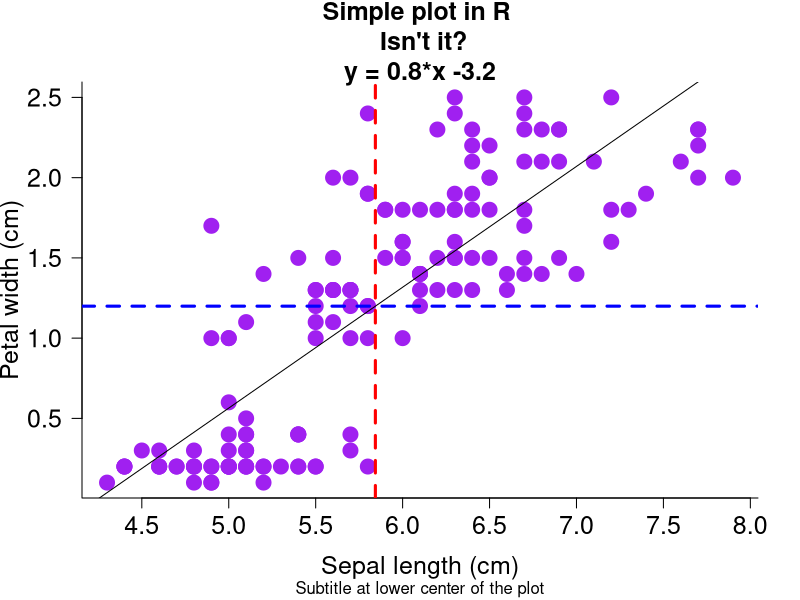
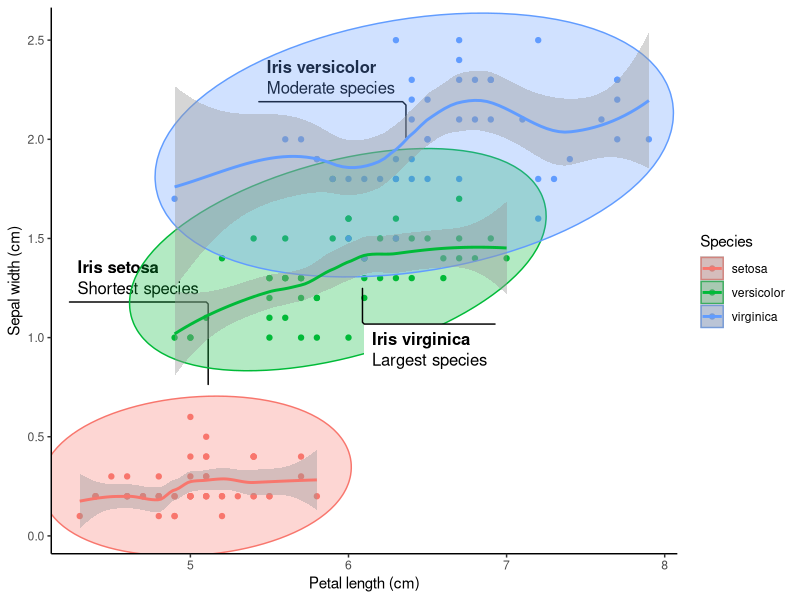
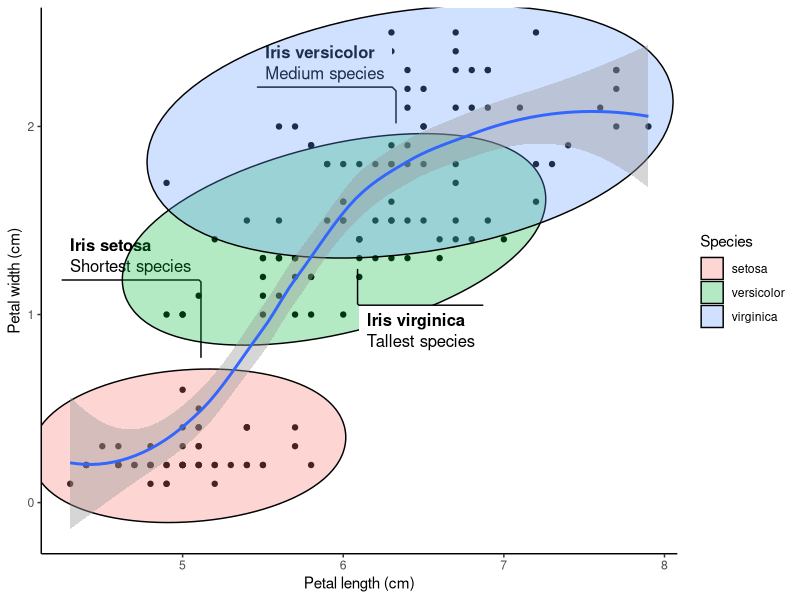
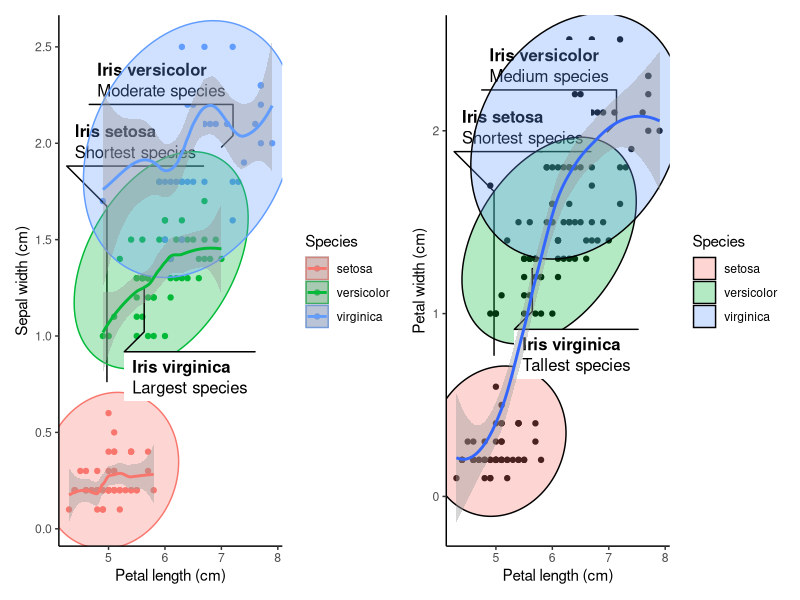
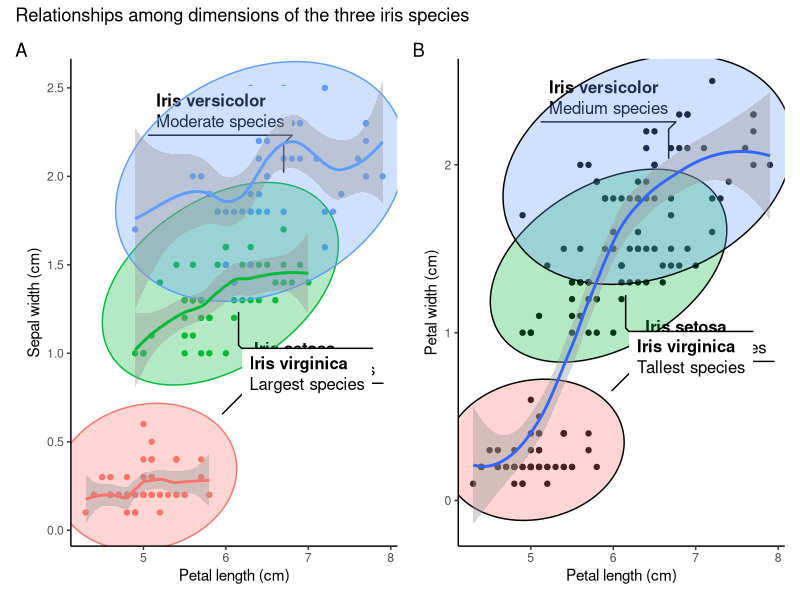
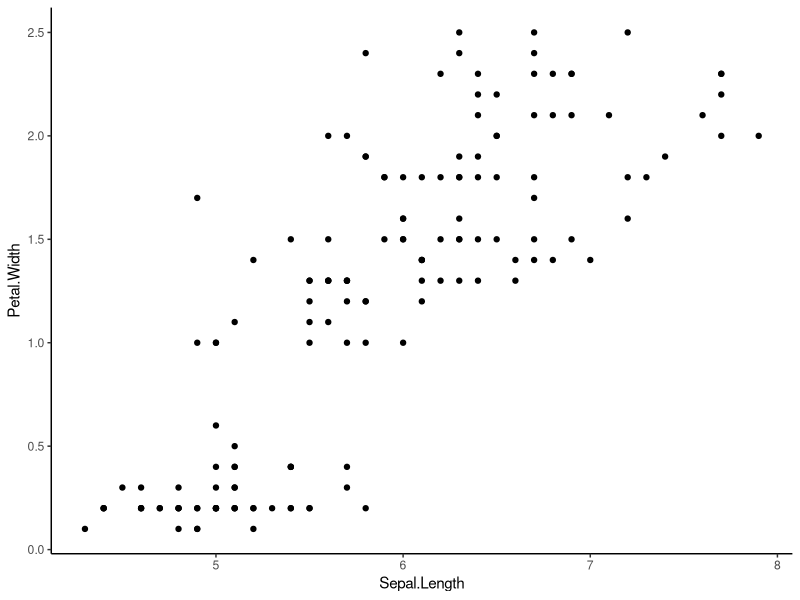
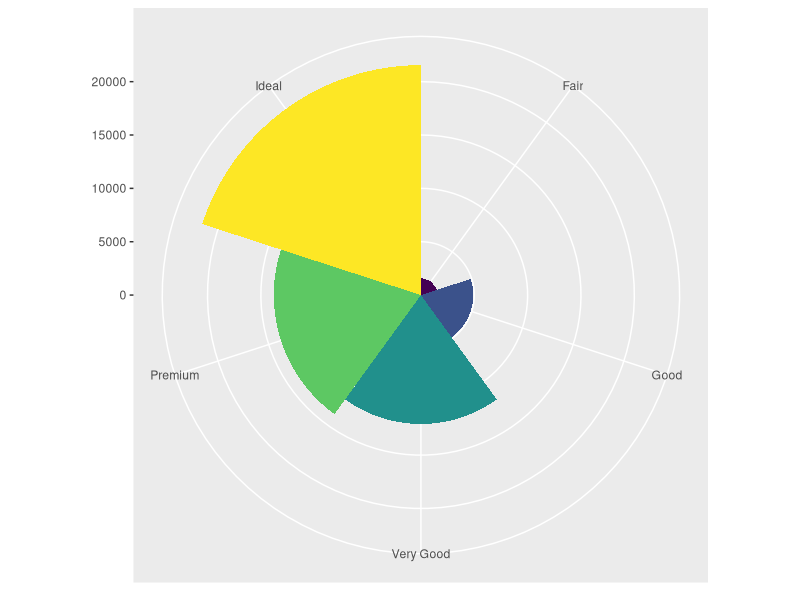
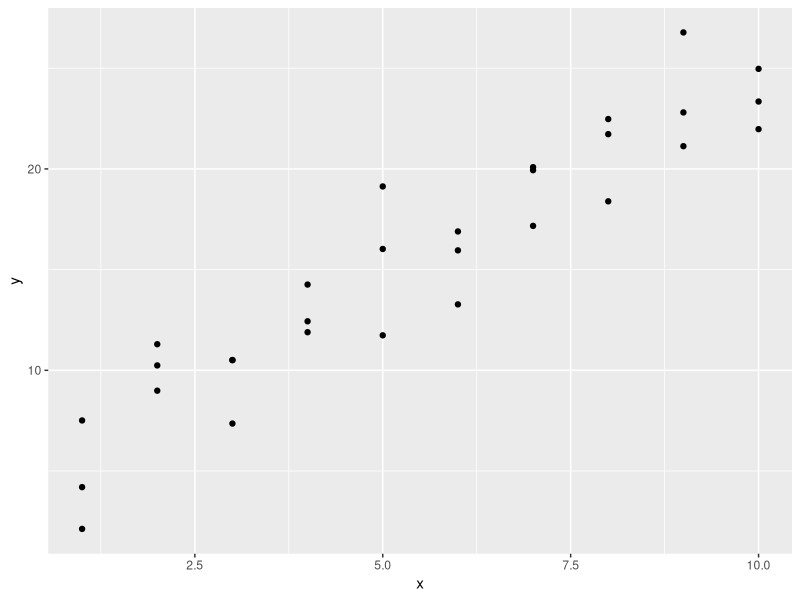

Recreate these plots in R, in order.
###############################
# Wyclife Agumba Oluoch       #
# wyclifeoluoch@gmail.com     #
# https://github.com/Wycology #
# Task: Playing with iris data#
# Created: 30th Dec 2020      #
# Edited: 29th Jan 2021       #
###############################

# IRIS PLOT ----

# Loading necessary packages.

library(modelr)
library(patchwork) # Combining plots
library(ggforce)
library(tidyverse) # Huge library for wrangling and visualizing the data-set

str(iris) # Checking the data structure. We can already see relatively higher 
# values for sepal length variable.

reg <- lm(Petal.Width ~ Sepal.Length, data = iris)
coeff <- coefficients(reg)
eq <- paste0('y = ', round(coeff[2], 1), "*x ", round(coeff[1], 1))
plot(iris$Sepal.Length, iris$Petal.Width, # Variables to use on the plot
     col = 'purple', # Color for the data points on the plot
     main = paste0("Simple plot in R \n Isn't it?\n", eq), # Title of the plot in two lines
     sub = 'Subtitle at lower center of the plot', # Adding subtitle to the plot
     cex = 2, # Double size of the points on the plot
     pch = 19, # Picks the 19th character in terms of shape of points plotted
     bty = 'l', # Box type. Other options are 'o', 'n', 'l', '7', 'c', 'u', ']'
     xlab = 'Sepal length (cm)', # Labels x axis
     ylab = 'Petal width (cm)', # Labels y axis
     las = 1, # Making y axis labels to stand upright
     cex.main = 1.5, # Doubles text size on title
     cex.lab = 1.5, # Increases labels text size by 50%
     cex.axis = 1.5
     # xlim = range(0:8), # Can easily set the limits of x-axis
     # ylim = range(0:2.6) # Can easily set the limits of y-axis
     )
abline(reg, data = iris)# Best line of fit on the plot
abline(v = mean(iris$Sepal.Length), col = 'red', lwd = 3, lty = 2)
abline(h = mean(iris$Petal.Width), col = 'blue', lwd = 3, lty = 2)
# Creating cool plot of the iris data using ggplot2 package.

separate_smooth <- ggplot(data = iris,    # Specifying the data to be plotted.
       mapping = aes(x = Sepal.Length,    # Stating the axes data.
                     y = Petal.Width,
                     color = Species)) +  # Ensuring points are colored by spp.
  geom_point() +                          # Deciding the plotting geometry.
  labs(x = "Petal length (cm)",           # Specifying the axes labels.
       y = "Sepal width (cm)") +
  geom_mark_ellipse(aes(fill = Species,   # Adding ellipses for the spps.
                        filter = Species == "setosa",
                        label = "Iris setosa",
                        description = "Shortest species")) +
  geom_mark_ellipse(aes(fill = Species,
                        filter = Species == "versicolor",
                        label = "Iris versicolor",
                        description = "Moderate species")) +
  geom_mark_ellipse(aes(fill = Species,
                        filter = Species == "virginica",
                        label = "Iris virginica",
                        description = "Largest species")) +
  theme_classic() +                      # Having publication ready background.
  geom_smooth() # Adding smooth line around 95% level on the plot.

separate_smooth # Generates the plot output of the dataset 

# In the above plot, having color within the aes() breakes the data into 
# species-wise groups. Meaning each species group will be smoothed separately.

uniform_smooth <- ggplot(data = iris,
                         mapping = aes(x = Sepal.Length,
                                       y = Petal.Width)) + # Note no color here.
  geom_point() +
  labs(x = "Petal length (cm)",
       y = "Petal width (cm)") +
  geom_mark_ellipse(aes(fill = Species,
                        filter = Species == "setosa",
                        label = "Iris setosa",
                        description = "Shortest species")) +
  geom_mark_ellipse(aes(fill = Species,
                        filter = Species == "versicolor",
                        label = "Iris versicolor",
                        description = "Medium species")) +
  geom_mark_ellipse(aes(fill = Species,
                        filter = Species == "virginica",
                        label = "Iris virginica",
                        description = "Tallest species")) +
  theme_classic() +
  geom_smooth()

uniform_smooth # This is looking cool!

# Avoiding the color parameter in the aes() ensures all species are considered
# together in the subsequent layers arguments. No grouping by species.

# Patchwork package allows for addition of two plots by their object names.
# The addition is so simple, just relying on the plus (+) operator.

combined_plots <- separate_smooth + uniform_smooth # Adding plots.

combined_plots # Even cooler than I thought!
# Now I want to give the plots title and tags or labels to identify them

combined_plots_labeled <- combined_plots +
  plot_annotation(
    title = "Relationships among dimensions of the three iris species", # Title of both plots.
    tag_levels = "A" # Indicates that the plots will be labelled A, B, C etc.
  ) # This makes the first plot to be A and the next to be B. Checking on 
# documentation will help know more arguments in this function.

# Now I want to remove the legends since the species labels are visible

combined_plots_labeled_no_legend <- combined_plots_labeled &
  theme(legend.position = "none") # Removes legends from the plots. I do not 
# need the legends since the species are labeled in the plots.

combined_plots_labeled_no_legend # This will print out the final product.

# Showing that in ggplot2 we can use & instead of plus (+)
attach(iris)

ggplot(data = iris, mapping = aes(x = Sepal.Length, y = Petal.Width)) +
  geom_point() +
  theme_classic()
head(iris)

# I think it has taken me a long time to know this.
# I used ggplot2:: so that I can be sure that the & is supported by ggplot2 and 
# not any other loaded packages such ggforce and patchwork.

ggplot(data = diamonds) + # Feeding in the diamonds data for the plot.
  geom_bar(mapping = aes(x = cut, fill = cut), show.legend = FALSE, width = 1) +
  theme(aspect.ratio = 1) +
  labs(x = NULL, y = NULL) +
  coord_polar() # coord_flip() can also work well with the data depending on need.
  
# Cool/crazy plot with modelr package.

library(modelr)
options(na.action = na.warn)

ggplot(data = sim1, mapping = aes(x = x, y = y)) +
  geom_point() # There is some visible correlation between the variables

models <- tibble( # Creating some random tibble dataset for plotting.
  a1 = runif(250, -20, 40), # Generates 250 random numbers between -20 and 40
  a2 = runif(250, -5, 5) # Generates 250 random numbers between -5 and 5
)

ggplot(data = sim1, mapping = aes(x = x, y =y)) +
  geom_abline(mapping = aes(intercept = a1, slope = a2),
              data = models, alpha = 1/4) +
  geom_point(col = 'purple', pch = 18, size = 5) +
  labs(x = 'The x-axis', y = 'The y-axis', title = 'Crazy model in deed') +
  theme_classic()
